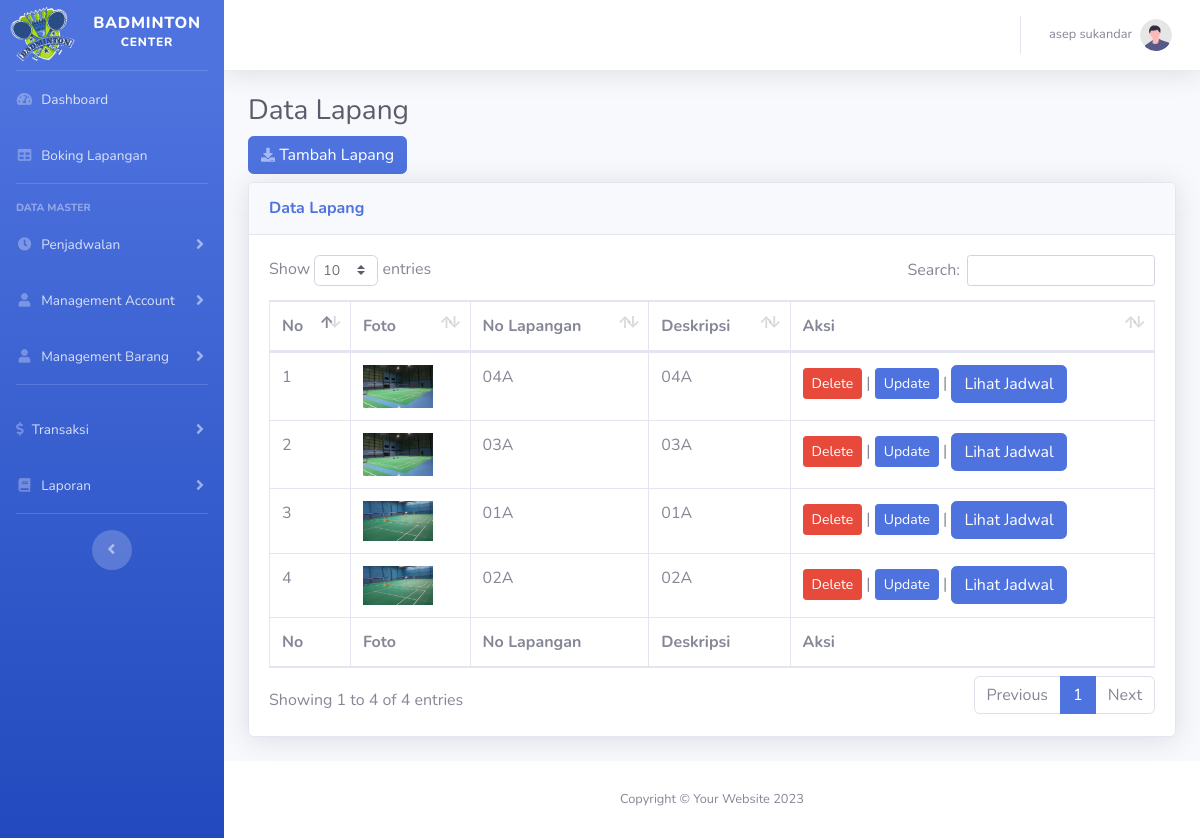
The page /admin/index.php?pg=lapangan (signed in) on the database its author committed.
### tables this page shows
CREATE TABLE `user` (
  `id_user` int(10) NOT NULL,
  `nama_lengkap` varchar(50) NOT NULL,
  `email` varchar(50) NOT NULL,
  `password` varchar(50) NOT NULL,
  `no_hp` varchar(50) NOT NULL,
  `akses` enum('admin','user','kepala') NOT NULL
);

CREATE TABLE `lapangan` (
  `id_lap` int(10) NOT NULL,
  `no_lap` varchar(11) NOT NULL,
  `deskripsi` varchar(20) NOT NULL,
  `foto` varchar(50) NOT NULL
);

### admin/lapangan/index.php (the view)
<div class="container-fluid">
                    <h1 class="h3 mb-2 text-gray-800">Data Lapang</h1>
                    <a href="?pg=tambahlapang" class="btn btn-primary  mb-2"> <i
                                class="fas fa-download fa-sm text-white-50"></i> Tambah Lapang</a>
                    <div class="card shadow mb-4">
                        <div class="card-header py-3">
                            <h6 class="m-0 font-weight-bold text-primary">Data Lapang</h6>
                        </div>
                        <div class="card-body">
                            <div class="table-responsive">
                                <table class="table table-bordered" id="dataTable" width="100%" cellspacing="0">
                                    <thead>
                                        <tr>
                                            <th>No</th>
                                            <th>Foto</th>
                                            <th>No Lapangan</th>
                                            <th>Deskripsi</th>
                                            <th>Aksi</th>
                                        </tr>
                                    </thead>
                                    <tbody>
                                    <?php
                                    $query =mysqli_query($koneksi,"SELECT * FROM lapangan ORDER BY id_lap DESC");
                                    $no=1;
                                    while($data = mysqli_fetch_array($query)){
                                    ?>
                                        <tr>
                                        <td><?php echo $no; ?></td>
                                        <td><?php
										if($data['foto'] == ""){
										?>
										<img src="img/badminton.png" width="40">
										<?php
										}
										else{
										?>
										<img class="rounded-square" src="img/<?php echo $data['foto'];?>" width="70"></td>
										<?php
										}
										?></td>
                                        <td><?php echo $data['no_lap']?></td>
                                        <td><?php echo $data['deskripsi']?></td>
                                        <td><a href="lapangan/hapus.php?id_lap=<?php echo $data[0]; ?>" onclick="return confirm('Yakin Data Akan Di Hapus?')" class="btn btn-danger btn-sm">Delete</a> |
                                            <a href="?pg=editlapang&&id_lap=<?php echo $data[0];?>" class="btn btn-primary btn-sm">Update</a>
                                            | <a href="?pg=lihatjadwal&&id_lap=<?php echo $data[0];?>" class="btn btn-primary ">Lihat Jadwal</a></td>
                                        </<tr>
                                        <?php
                                                $no++;
                                            }
                                                ?>
                                    </tbody>
                                    <tfoot>
                                        <tr>
                                            <th>No</th>
                                            <th>Foto</th>
                                            <th>No Lapangan</th>
                                            <th>Deskripsi</th>
                                            <th>Aksi</th>
                                        </tr>
                                    </tfoot>
                                </table>
                            </div>
                        </div>
                    </div>
                </div>

### admin/index.php (shortened to what this page needs)
<?php
include '../inc/koneksi.php';
$id_user = $_SESSION['id_user'];
$query = mysqli_query($koneksi,"SELECT * FROM user WHERE id_user = '$id_user' ");
$data = mysqli_fetch_array($query);
?>
<!DOCTYPE html>
<html lang="en">
<head>
    <link href="../asets/vendor/fontawesome-free/css/all.min.css" rel="stylesheet" type="text/css">
    <link href="https://cdn.jsdelivr.net/npm/select2@4.1.0-rc.0/dist/css/select2.min.css" rel="stylesheet" />
    <link href="../asets/css/sb-admin-2.min.css" rel="stylesheet">
    <link href="../asets/vendor/datatables/dataTables.bootstrap4.min.css" rel="stylesheet">
</head>
<body id="page-top">
    <div id="wrapper">
        <ul class="navbar-nav bg-gradient-primary sidebar sidebar-dark accordion" id="accordionSidebar">
            <a class="sidebar-brand d-flex align-items-center justify-content-center" href="index.html">
                <div class="sidebar-brand-icon rotate-n-15">
                <img src="img/badminton.png" width="70" height="70">
                </div>
                <div class="sidebar-brand-text mx-3">Badminton <sup>Center</sup></div>
            </a>
            <hr class="sidebar-divider my-0">
            <li class="nav-item">
                <a class="nav-link" href="?pg=dashboard">
                    <i class="fas fa-fw fa-tachometer-alt"></i>
                    <span>Dashboard</span></a>
            </li>
            <li class="nav-item">
                <a class="nav-link" href="?pg=boking">
                    <i class="fas fa-fw fa-table"></i>
                    <span>Boking Lapangan</span></a>
            </li>
            <hr class="sidebar-divider">
            <div class="sidebar-heading">
                Data Master
            </div>
            <li class="nav-item">
                <a class="nav-link collapsed" href="#" data-toggle="collapse" data-target="#collapseTwo1"
                    aria-expanded="true" aria-controls="collapseTwo1">
                    <i class="fas fa-fw fa-clock"></i>
                    <span>Penjadwalan</span>
                </a>
            </li>
            <li class="nav-item">
                <a class="nav-link collapsed" href="#" data-toggle="collapse" data-target="#collapseTwo2"
                    aria-expanded="true" aria-controls="collapseTwo2">
                    <i class="fas fa-fw fa-user"></i>
                    <span>Management Account</span>
                </a>
            </li>
            <li class="nav-item">
                <a class="nav-link collapsed" href="#" data-toggle="collapse" data-target="#collapseTwo"
                    aria-expanded="true" aria-controls="collapseTwo2">
                    <i class="fas fa-fw fa-user"></i>
                    <span>Management Barang</span>
                </a>
            </li>
            <hr class="sidebar-divider">
            <li class="nav-item">
                <a class="nav-link collapsed" href="#" data-toggle="collapse" data-target="#collapseTree"
                    aria-expanded="true" aria-controls="collapseTwo3">
                    <i class="fas fa-dollar-sign"></i>
                    <span>Transaksi</span>
                </a>
            </li>
            <li class="nav-item">
                <a class="nav-link collapsed" href="#" data-toggle="collapse" data-target="#collapseTree4"
                    aria-expanded="true" aria-controls="collapseTwo4">
                    <i class="fas fa-fw fa-book"></i>
                    <span>Laporan</span>
                </a>
            </li>
            <hr class="sidebar-divider d-none d-md-block">
<div class="text-center d-none d-md-inline">
    <button class="rounded-circle border-0" id="sidebarToggle"></button>
</div>
        </ul>
        <div id="content-wrapper" class="d-flex flex-column">
            <div id="content">
                <nav class="navbar navbar-expand navbar-light bg-white topbar mb-4 static-top shadow">
                    <ul class="navbar-nav ml-auto">
                        <li class="nav-item dropdown no-arrow">
                            <a class="nav-link dropdown-toggle" href="#" id="userDropdown" role="button"
                                data-toggle="dropdown" aria-haspopup="true" aria-expanded="false">
                                <span class="mr-2 d-none d-lg-inline text-gray-600 small"><?php echo $data['nama_lengkap'] ?></span>
                                <img class="img-profile rounded-circle" src="../asets/img/undraw_profile.svg">
                            </a>
                        </li>
                    </ul>
                </nav>
                <?php
            switch (@$_GET['pg']) {
                    case 'lapangan':
                        include'lapangan/index.php';
                        break;
            }
            ?>
            </div>
            <footer class="sticky-footer bg-white">
                <div class="container my-auto">
                    <div class="copyright text-center my-auto">
                        <span>Copyright &copy; Your Website 2023</span>
                    </div>
                </div>
            </footer>
        </div>
    </div>
</body>
</html>

### rows shown on the page
user: nama_lengkap "asep sukandar"
lapangan: foto (picture), no_lap "04A", deskripsi "04A"
lapangan: foto (picture), no_lap "03A", deskripsi "03A"
lapangan: foto (picture), no_lap "01A", deskripsi "01A"
lapangan: foto (picture), no_lap "02A", deskripsi "02A"
